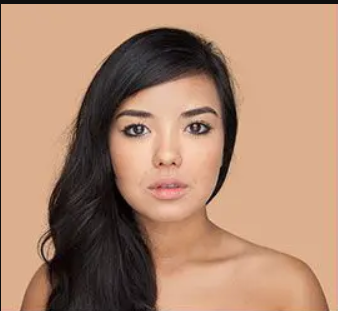
#> input picture face_2.png, 338 x 311 px
$ python color_analysis.py
#> lines starting #> are read from the running program, lines starting #| are printed output that depends on the picture; after the words box and inside, x2 and y2 are one past the last pixel; in counts of white or black regions, pixels touching at a corner belong together
#> in main, image is the input picture: shape (311, 338, 3); mean B, G, R 111.7, 135.2, 172.2
import cv2
import numpy as np

def detect_face(image):
    # Load the pre-trained Haar Cascade classifier for face detection
    face_cascade = cv2.CascadeClassifier(cv2.data.haarcascades + 'haarcascade_frontalface_default.xml')
    gray = cv2.cvtColor(image, cv2.COLOR_BGR2GRAY)
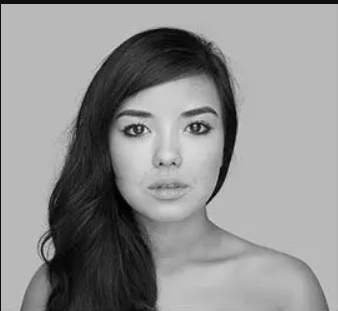
#> gray: shape (311, 338); min 1, max 228, mean 143.6
    faces = face_cascade.detectMultiScale(gray, 1.3, 5)
#> faces = [[99, 78, 138, 138]]
    for (x, y, w, h) in faces:
        cv2.rectangle(image, (x, y), (x+w, y+h), (0, 255, 0), 2)
#> this loop made 1 pass
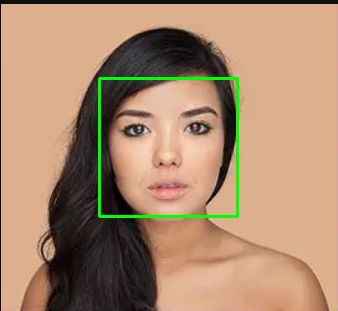
#> image: shape (311, 338, 3); 1.57% of pixels changed, all inside (x1, y1, x2, y2) = (98, 77, 239, 218)

    cv2.imshow('Image', image)
    cv2.waitKey(0)
    cv2.destroyAllWindows()

    return faces

def extract_skin(image, face):
    (x, y, w, h) = face
    face_img = image[y:y+h, x:x+w]
    hsv_img = cv2.cvtColor(face_img, cv2.COLOR_BGR2HSV)
    lower_skin = np.array([0, 20, 70], dtype=np.uint8)
    upper_skin = np.array([20, 255, 255], dtype=np.uint8)
    mask = cv2.inRange(hsv_img, lower_skin, upper_skin)
    skin = cv2.bitwise_and(face_img, face_img, mask=mask)

    # Show the image of the extracted skin
    # cv2.imshow('Skin', skin)
    # cv2.waitKey(0)
    # cv2.destroyAllWindows()

    return skin

def analyze_undertone(skin):
    # Convert the skin region to the LAB color space
    lab_skin = cv2.cvtColor(skin, cv2.COLOR_BGR2LAB)
    l, a, b = cv2.split(lab_skin)

    # Compute the average color values
    avg_a = np.mean(a)
    avg_b = np.mean(b)

    # Determine the undertone based on average LAB values
    if avg_a > avg_b:
        undertone = "Warm Undertone"
    else:
        undertone = "Cool Undertone"

    # print("Analyzed Undertone:", undertone)
    return undertone

def main(image_path):
    image = cv2.imread(image_path)
    faces = detect_face(image)
#> faces = [[99, 78, 138, 138]]

    if len(faces) == 0:
        print("No face detected.")
        return

    for face in faces:
        skin = extract_skin(image, face)
        undertone = analyze_undertone(skin)
        print(f"Detected Undertone: {undertone}")
#> this loop made 1 pass
#> (x in extract_skin, y in extract_skin, w in extract_skin, h in extract_skin, lower_skin in extract_skin, upper_skin in extract_skin, avg_a in analyze_undertone, avg_b in analyze_undertone) on pass 1: (99, 78, 138, 138, [0, 20, 70], [20, 255, 255], 138.1, 142.2)
#| Detected Undertone: Cool Undertone
#> pass 1, in extract_skin, `face_img = image[y:y+h, x:x+w]`:
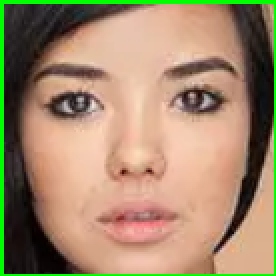
#> face_img: shape (138, 138, 3) (shown 2 times larger); mean B, G, R 107.3, 136.6, 161.5
#> pass 1, in extract_skin, `mask = cv2.inRange(hsv_img, lower_skin, upper_skin)`:
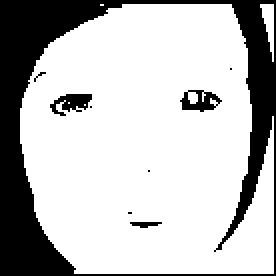
#> mask: shape (138, 138) (shown 2 times larger); 74.6% white; 9 black regions (5 under 20 px), largest, box (x1, y1, x2, y2) and area: (0, 0, 138, 138) 4540, (25, 47, 46, 58) 131, (90, 45, 111, 56) 126, (65, 111, 81, 114) 33
#> pass 1, in extract_skin, `skin = cv2.bitwise_and(face_img, face_img, mask=mask)`:
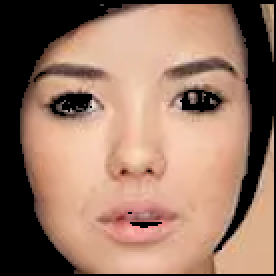
#> skin: shape (138, 138, 3) (shown 2 times larger); mean B, G, R 101.3, 119.3, 153.1

if __name__ == "__main__":
    image_path = 'face_2.png'  # Replace with your image path
    main(image_path)

$ run again, with face_3.png copied over face_2.png
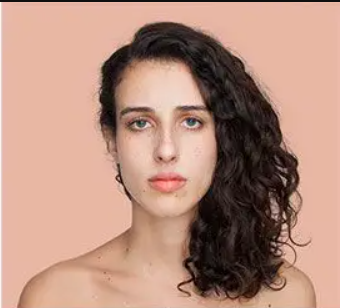
#> input picture face_3.png, 340 x 308 px
#> in main, image is the input picture: shape (308, 340, 3); mean B, G, R 126.2, 142.3, 181.4
#> in detect_face, `faces = face_cascade.detectMultiScale(gray, 1.3, 5)`: faces = [[95, 71, 138, 138]]
#> the loop in detect_face, `for (x, y, w, h) in faces:` made 1 pass
#> after the loop in detect_face, `for (x, y, w, h) in faces:`:
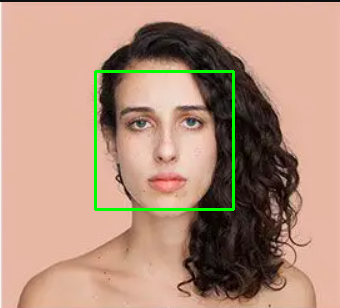
#> image: shape (308, 340, 3); 1.58% of pixels changed, all inside (x1, y1, x2, y2) = (94, 70, 235, 211)
#> the loop in main, `for face in faces:` made 1 pass
#> (x in extract_skin, y in extract_skin, w in extract_skin, h in extract_skin, lower_skin in extract_skin, upper_skin in extract_skin, avg_a in analyze_undertone, avg_b in analyze_undertone) on pass 1: (95, 71, 138, 138, [0, 20, 70], [20, 255, 255], 137.9, 139.5)
#> (printed output is left out)
#> pass 1, in extract_skin, `skin = cv2.bitwise_and(face_img, face_img, mask=mask)`:
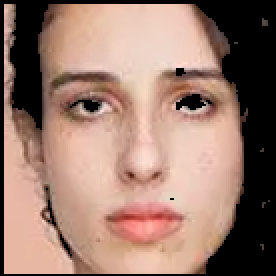
#> skin: shape (138, 138, 3) (shown 2 times larger); mean B, G, R 109.1, 122.3, 154

$ run again, with face.jpg saved as face_2.png
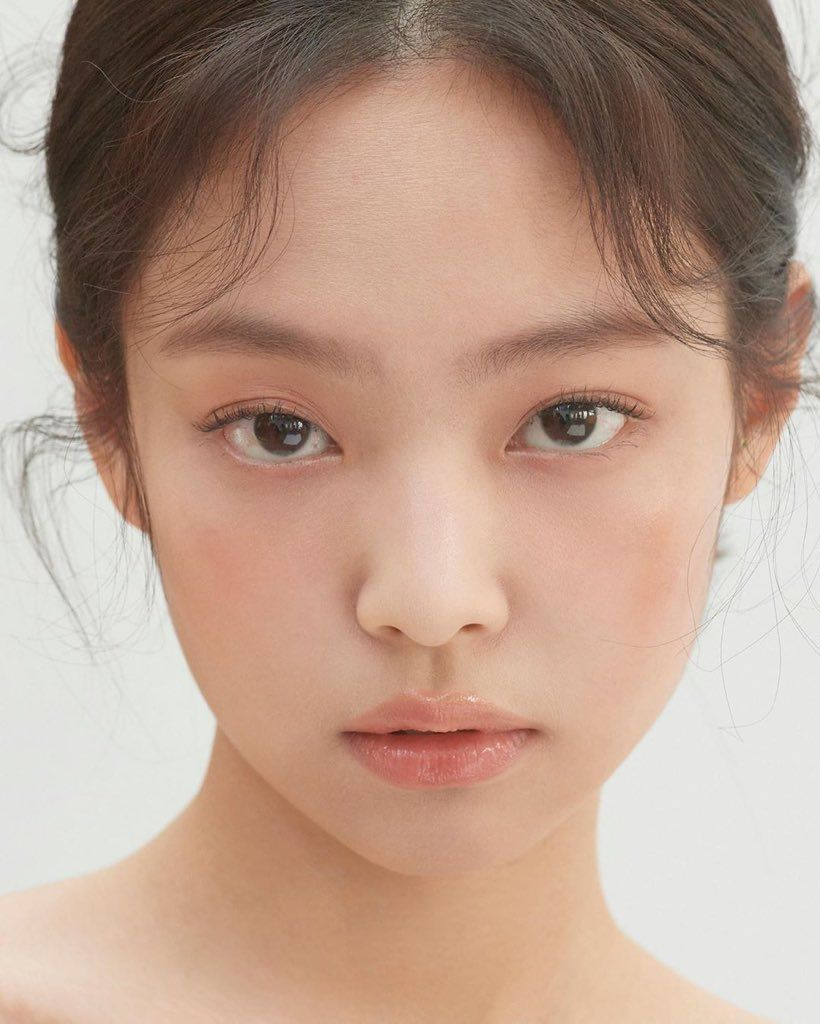
#> input picture face.jpg, 820 x 1024 px
#> in main, image is the input picture: shape (1024, 820, 3); mean B, G, R 140.5, 157.2, 186.2
#> in detect_face, `faces = face_cascade.detectMultiScale(gray, 1.3, 5)`: faces = [[54, 159, 712, 712]]
#> the loop in detect_face, `for (x, y, w, h) in faces:` made 1 pass
#> after the loop in detect_face, `for (x, y, w, h) in faces:`:
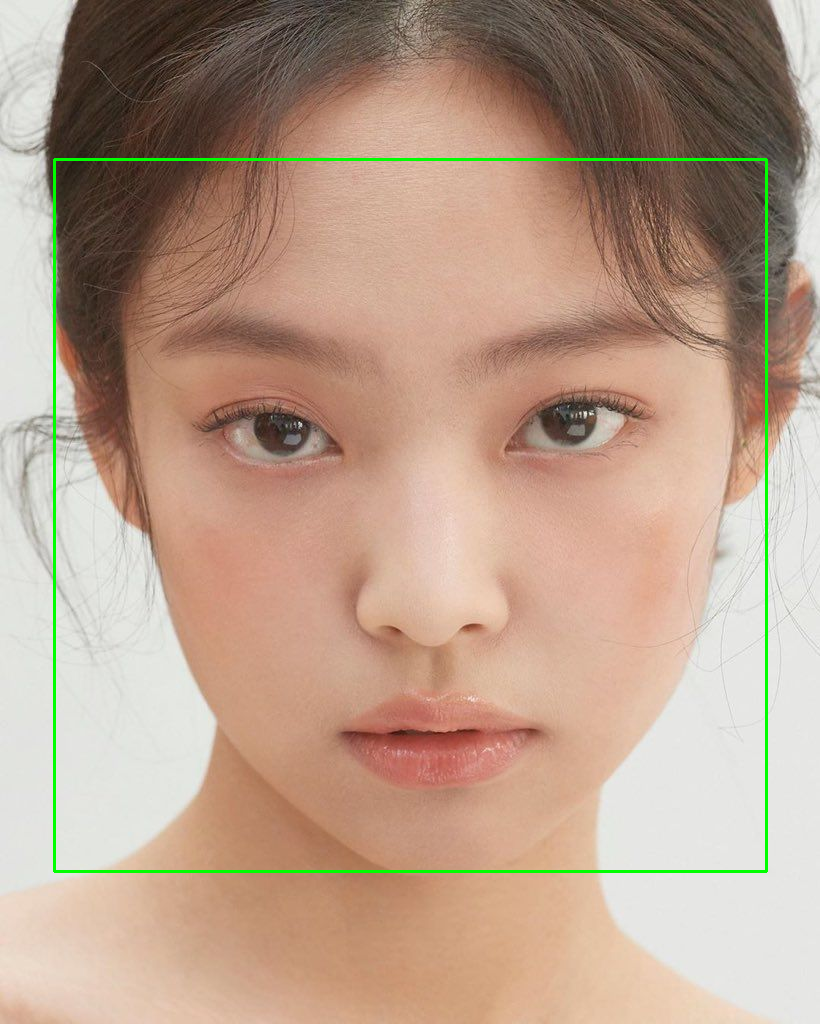
#> image: shape (1024, 820, 3); 1.02% of pixels changed, all inside (x1, y1, x2, y2) = (53, 158, 768, 873)
#> the loop in main, `for face in faces:` made 1 pass
#> (x in extract_skin, y in extract_skin, w in extract_skin, h in extract_skin, lower_skin in extract_skin, upper_skin in extract_skin, avg_a in analyze_undertone, avg_b in analyze_undertone) on pass 1: (54, 159, 712, 712, [0, 20, 70], [20, 255, 255], 138.7, 142.2)
#> (printed output is left out)
#> pass 1, in extract_skin, `skin = cv2.bitwise_and(face_img, face_img, mask=mask)`:
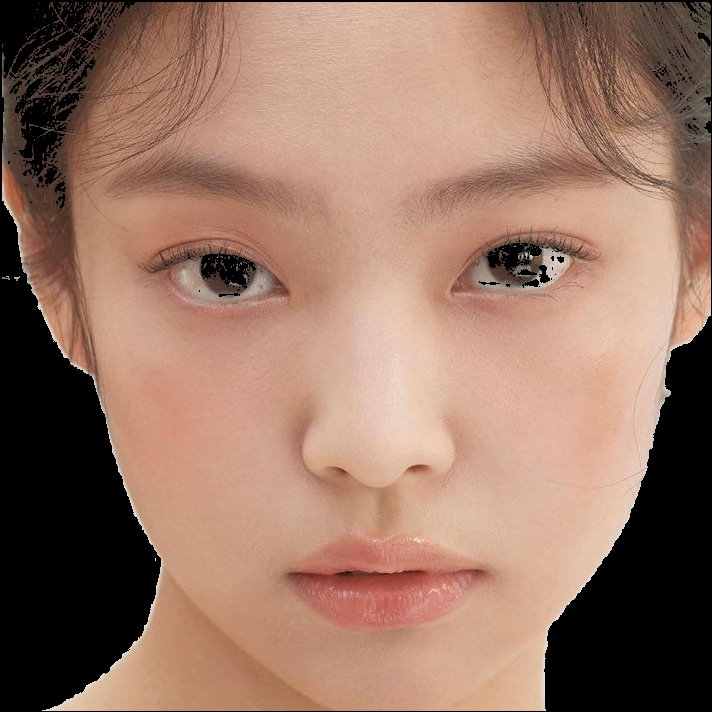
#> skin: shape (712, 712, 3); mean B, G, R 100.8, 118, 152.6
